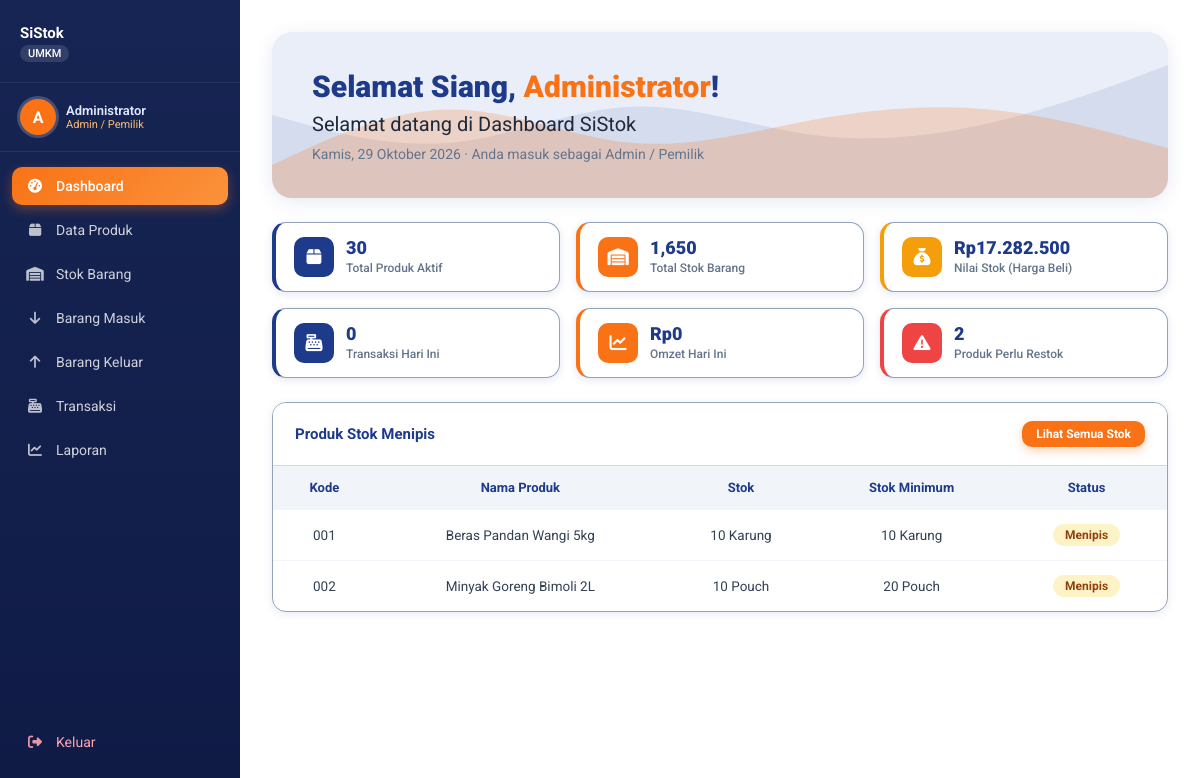
/dashboard.php (signed in), run on the app's committed database.
### tables this page shows
CREATE TABLE `produk` (
  `id` int(10) UNSIGNED NOT NULL,
  `kode_produk` varchar(30) NOT NULL,
  `nama_produk` varchar(150) NOT NULL,
  `kategori_id` int(10) UNSIGNED DEFAULT NULL,
  `satuan` varchar(20) NOT NULL DEFAULT 'pcs',
  `harga_beli` decimal(12,2) NOT NULL DEFAULT 0.00,
  `harga_jual` decimal(12,2) NOT NULL DEFAULT 0.00,
  `stok` int(11) NOT NULL DEFAULT 0,
  `stok_minimum` int(11) NOT NULL DEFAULT 0,
  `is_active` tinyint(1) NOT NULL DEFAULT 1,
  `created_at` timestamp NOT NULL DEFAULT current_timestamp(),
  `updated_at` timestamp NOT NULL DEFAULT current_timestamp() ON UPDATE current_timestamp()
);

### dashboard.php (the view, shortened to what this page needs)
<?php
require 'includes/function.php';
$user = currentUser();
$jam = (int) date('H');
if ($jam < 11)      $salam = 'Selamat Pagi';
elseif ($jam < 15)  $salam = 'Selamat Siang';
elseif ($jam < 18)  $salam = 'Selamat Sore';
else                $salam = 'Selamat Malam';
$namaHari  = ['Minggu', 'Senin', 'Selasa', 'Rabu', 'Kamis', 'Jumat', 'Sabtu'];
$namaBulan = [1 => 'Januari', 'Februari', 'Maret', 'April', 'Mei', 'Juni',
              'Juli', 'Agustus', 'September', 'Oktober', 'November', 'Desember'];
$tanggalIndo = $namaHari[(int) date('w')] . ', ' . date('j') . ' ' . $namaBulan[(int) date('n')] . ' ' . date('Y');
$rs = mysqli_query($conn, "SELECT COUNT(*) AS total_produk,
                                  COALESCE(SUM(stok), 0) AS total_stok,
                                  COALESCE(SUM(stok * harga_beli), 0) AS nilai_stok
                           FROM produk WHERE is_active = 1");
$ringkasStok = mysqli_fetch_assoc($rs);
$rt = mysqli_query($conn, "SELECT COUNT(*) AS jumlah_transaksi, COALESCE(SUM(total), 0) AS omzet
                           FROM transaksi WHERE DATE(tanggal) = CURDATE()");
$transaksiHariIni = mysqli_fetch_assoc($rt);
$rc = mysqli_query($conn, "SELECT COUNT(*) AS n FROM produk WHERE is_active = 1 AND stok <= stok_minimum");
$jumlahMenipis = (int) mysqli_fetch_assoc($rc)['n'];
$rp = mysqli_query($conn, "SELECT id, kode_produk, nama_produk, satuan, stok, stok_minimum
                           FROM produk
                           WHERE is_active = 1 AND stok <= stok_minimum
                           ORDER BY stok ASC, nama_produk ASC
                           LIMIT 10");
?>
<!DOCTYPE html>
<html lang="id">
<head>
    <link rel="stylesheet" href="https://cdnjs.cloudflare.com/ajax/libs/font-awesome/6.5.1/css/all.min.css">
    <link rel="stylesheet" href="assets/style.css">
    <link rel="stylesheet" href="assets/mobile.css">
</head>
<body>
<div class="sidebar"><?php renderNavbar('dashboard.php'); ?></div>
<div class="main">
    <div class="welcome-card">
        <div class="welcome-text">
            <h1><?= $salam ?>, <span><?= e($user['nama']) ?></span>!</h1>
            <h2>Selamat datang di Dashboard SiStok</h2>
            <p><?= $tanggalIndo ?> &middot; Anda masuk sebagai <?= e(roleLabel($user['role'])) ?></p>
        </div>
    </div>
    <div class="stats">
        <div class="stat-card">
            <div class="stat-icon blue"><i class="fa-solid fa-box"></i></div>
            <div>
                <div class="stat-val"><?= number_format((int) $ringkasStok['total_produk']) ?></div>
                <div class="stat-label">Total Produk Aktif</div>
            </div>
        </div>
        <div class="stat-card">
            <div class="stat-icon green"><i class="fa-solid fa-warehouse"></i></div>
            <div>
                <div class="stat-val"><?= number_format((int) $ringkasStok['total_stok']) ?></div>
                <div class="stat-label">Total Stok Barang</div>
            </div>
        </div>
        <div class="stat-card">
            <div class="stat-icon amber"><i class="fa-solid fa-sack-dollar"></i></div>
            <div>
                <div class="stat-val"><?= formatRupiah($ringkasStok['nilai_stok']) ?></div>
                <div class="stat-label">Nilai Stok (Harga Beli)</div>
            </div>
        </div>
        <div class="stat-card">
            <div class="stat-icon blue"><i class="fa-solid fa-cash-register"></i></div>
            <div>
                <div class="stat-val"><?= number_format((int) $transaksiHariIni['jumlah_transaksi']) ?></div>
                <div class="stat-label">Transaksi Hari Ini</div>
            </div>
        </div>
        <div class="stat-card">
            <div class="stat-icon green"><i class="fa-solid fa-chart-line"></i></div>
            <div>
                <div class="stat-val"><?= formatRupiah($transaksiHariIni['omzet']) ?></div>
                <div class="stat-label">Omzet Hari Ini</div>
            </div>
        </div>
        <div class="stat-card">
            <div class="stat-icon red"><i class="fa-solid fa-triangle-exclamation"></i></div>
            <div>
                <div class="stat-val"><?= $jumlahMenipis ?></div>
                <div class="stat-label">Produk Perlu Restok</div>
            </div>
        </div>
    </div>
    <div class="card">
        <div class="card-header">
            <div class="card-title">Produk Stok Menipis</div>
            <a href="stok.php" class="btn btn-sm btn-primary">Lihat Semua Stok</a>
        </div>
        <div class="table-wrap">
            <table>
                <thead>
                    <tr>
                        <th>Kode</th>
                        <th class="col-nama">Nama Produk</th>
                        <th>Stok</th>
                        <th>Stok Minimum</th>
                        <th>Status</th>
                    </tr>
                </thead>
                <tbody>
                    <?php if (mysqli_num_rows($rp) === 0): ?>
                        <tr><td colspan="5" style="text-align:center;color:var(--muted);padding:24px;">Semua stok produk aman.</td></tr>
                    <?php else: while ($p = mysqli_fetch_assoc($rp)): ?>
                        <tr>
                            <td><?= e($p['kode_produk']) ?></td>
                            <td class="col-nama"><?= e($p['nama_produk']) ?></td>
                            <td><?= number_format((int) $p['stok']) ?> <?= e($p['satuan']) ?></td>
                            <td><?= number_format((int) $p['stok_minimum']) ?> <?= e($p['satuan']) ?></td>
                            <td>
                                <?php if ((int) $p['stok'] <= 0): ?>
                                    <span class="badge badge-empty">Habis</span>
                                <?php else: ?>
                                    <span class="badge badge-low">Menipis</span>
                                <?php endif; ?>
                            </td>
                        </tr>
                    <?php endwhile; endif; ?>
                </tbody>
            </table>
        </div>
    </div>
</div>
</body>
</html>

### assets/mobile.css (style rules this page uses)
.main { min-width: 0; }
.main > * { min-width: 0; max-width: 100%; }
.table-wrap { max-width: 100%; overflow-x: auto; -webkit-overflow-scrolling: touch; }

### data on the page
produk: kode_produk "001", nama_produk "Beras Pandan Wangi 5kg", stok "10", satuan "Karung", stok_minimum "10", shows "Menipis"
produk: kode_produk "002", nama_produk "Minyak Goreng Bimoli 2L", stok "10", satuan "Pouch", stok_minimum "20", shows "Menipis"

### other printed values
mb_strtoupper(mb_substr($user['nama'], 0, 1)) "A"
$user['nama'] "Administrator"
roleLabel($user['role']) "Admin / Pemilik"
$m['label'] "Dashboard"
$m['label'] "Data Produk"
$m['label'] "Stok Barang"
$m['label'] "Barang Masuk"
$m['label'] "Barang Keluar"
$m['label'] "Transaksi"
$m['label'] "Laporan"
$salam "Selamat Siang"
$ringkasStok['total_produk'] "30"
$ringkasStok['total_stok'] "1,650"
formatRupiah($ringkasStok['nilai_stok']) "Rp17.282.500"
$transaksiHariIni['jumlah_transaksi'] "0"
